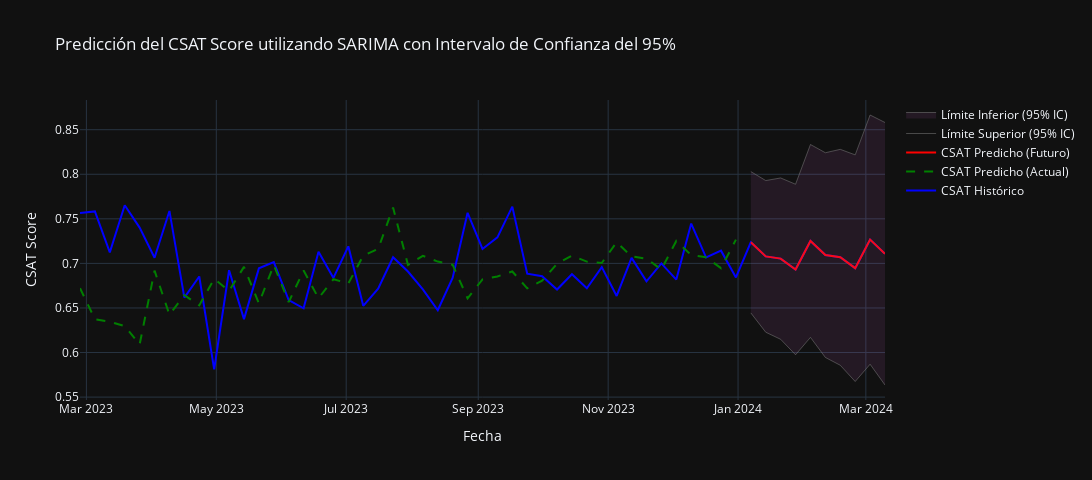

Notebook source saved alongside this figure:
### Code cell
### VISUALIZACIÓN DE LAS PREDICCIONES, VALORES REALES Y INTERVALOS DE CONFIANZA

import plotly.graph_objects as go

# Crear la figura
fig = go.Figure()

# Agregar los valores históricos
fig.add_trace(go.Scatter(
    x=combined_df2["Semana"],
    y=combined_df2['CSAT'],
    mode='lines',
    name='CSAT Histórico',
    line=dict(color='blue')
))

# Agregar los valores predichos para los datos históricos
fig.add_trace(go.Scatter(
    x=combined_df2["Semana"],
    y=combined_df2['SARIMA Predictions'],
    mode='lines',
    name='CSAT Predicho (Actual)',
    line=dict(color='green', dash='dash')
))

# Agregar las predicciones futuras
fig.add_trace(go.Scatter(
    x=combined_df2["Semana"].tail(10),
    y=combined_df2['CSAT'].tail(10),
    mode='lines',
    name='CSAT Predicho (Futuro)',
    line=dict(color='red')
))

# Agregar el intervalo de confianza del 95%
fig.add_trace(go.Scatter(
    x=combined_df2["Semana"],
    y=combined_df2['Upper CI'],
    mode='lines',
    name='Límite Superior (95% IC)',
    line=dict(color='gray', width=0.5)
))
fig.add_trace(go.Scatter(
    x=combined_df2["Semana"],
    y=combined_df2['Lower CI'],
    mode='lines',
    name='Límite Inferior (95% IC)',
    line=dict(color='gray', width=0.5),
    fill='tonexty',  # Rellenar el área entre los límites superior e inferior
    fillcolor='rgba(200, 100, 200, 0.1)'
))

# Personalizar el gráfico
fig.update_layout(
    title='Predicción del CSAT Score utilizando SARIMA con Intervalo de Confianza del 95%',
    xaxis_title='Fecha',
    yaxis_title='CSAT Score',
    hovermode='x unified',
    template = "plotly_dark",
    width=1100, height=480,
    showlegend=True
)

# Mostrar el gráfico
fig.show()
